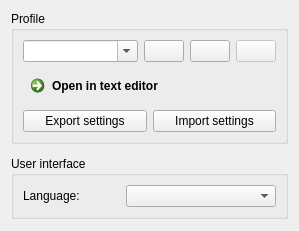
      <widget class="QWidget" name="tabProfiles">
       <property name="sizePolicy">
        <sizepolicy hsizetype="Fixed" vsizetype="Preferred">
         <horstretch>0</horstretch>
         <verstretch>0</verstretch>
        </sizepolicy>
       </property>
       <attribute name="title">
        <string>Profiles</string>
       </attribute>
       <layout class="QVBoxLayout" name="verticalLayout_6">
        <property name="spacing">
         <number>12</number>
        </property>
        <item>
         <widget class="QGroupBox" name="groupBox_Profiles">
          <property name="title">
           <string>Profile</string>
          </property>
          <layout class="QVBoxLayout" name="verticalLayout_5">
           <item>
            <layout class="QHBoxLayout" name="horizontalLayout_3">
             <item>
              <widget class="QComboBox" name="comboBox_Profiles">
               <property name="sizePolicy">
                <sizepolicy hsizetype="Expanding" vsizetype="Fixed">
                 <horstretch>0</horstretch>
                 <verstretch>0</verstretch>
                </sizepolicy>
               </property>
               <property name="editable">
                <bool>true</bool>
               </property>
               <property name="insertPolicy">
                <enum>QComboBox::NoInsert</enum>
               </property>
              </widget>
             </item>
             <item>
              <widget class="QPushButton" name="pushButton_ProfileNew">
               <property name="enabled">
                <bool>true</bool>
               </property>
               <property name="toolTip">
                <string>Add new profile</string>
               </property>
               <property name="text">
                <string/>
               </property>
               <property name="icon">
                <iconset resource="../res/LightpackResources.qrc">
                 <normaloff>:/icons/profile_new.png</normaloff>:/icons/profile_new.png</iconset>
               </property>
               <property name="iconSize">
                <size>
                 <width>16</width>
                 <height>16</height>
                </size>
               </property>
               <property name="checkable">
                <bool>false</bool>
               </property>
              </widget>
             </item>
             <item>
              <widget class="QPushButton" name="pushButton_ProfileResetToDefault">
               <property name="enabled">
                <bool>true</bool>
               </property>
               <property name="toolTip">
                <string>Reset current profile to defaults</string>
               </property>
               <property name="text">
                <string/>
               </property>
               <property name="icon">
                <iconset resource="../res/LightpackResources.qrc">
                 <normaloff>:/icons/arrow_down_gray.png</normaloff>:/icons/arrow_down_gray.png</iconset>
               </property>
               <property name="iconSize">
                <size>
                 <width>16</width>
                 <height>16</height>
                </size>
               </property>
               <property name="checkable">
                <bool>false</bool>
               </property>
              </widget>
             </item>
             <item>
              <widget class="QPushButton" name="pushButton_DeleteProfile">
               <property name="enabled">
                <bool>false</bool>
               </property>
               <property name="toolTip">
                <string>Delete profile</string>
               </property>
               <property name="text">
                <string/>
               </property>
               <property name="icon">
                <iconset resource="../res/LightpackResources.qrc">
                 <normaloff>:/icons/profile_delete.png</normaloff>:/icons/profile_delete.png</iconset>
               </property>
               <property name="iconSize">
                <size>
                 <width>16</width>
                 <height>16</height>
                </size>
               </property>
               <property name="checkable">
                <bool>false</bool>
               </property>
              </widget>
             </item>
            </layout>
           </item>
           <item>
            <widget class="QCommandLinkButton" name="commandLinkButton_OpenSettings">
             <property name="text">
              <string>Open in text editor</string>
             </property>
             <property name="checkable">
              <bool>false</bool>
             </property>
             <property name="description">
              <string/>
             </property>
            </widget>
           </item>
           <item>
            <layout class="QHBoxLayout" name="horizontalLayout_ProfileTransfer">
             <item>
              <widget class="QPushButton" name="pushButton_ExportProfile">
               <property name="text">
                <string>Export settings</string>
               </property>
              </widget>
             </item>
             <item>
              <widget class="QPushButton" name="pushButton_ImportProfile">
               <property name="text">
                <string>Import settings</string>
               </property>
              </widget>
             </item>
            </layout>
           </item>
          </layout>
         </widget>
        </item>
        <item>
         <widget class="QGroupBox" name="groupBox_UserInterface">
          <property name="sizePolicy">
           <sizepolicy hsizetype="Preferred" vsizetype="Preferred">
            <horstretch>0</horstretch>
            <verstretch>0</verstretch>
           </sizepolicy>
          </property>
          <property name="layoutDirection">
           <enum>Qt::LeftToRight</enum>
          </property>
          <property name="title">
           <string>User interface</string>
          </property>
          <layout class="QVBoxLayout" name="verticalLayout_13">
           <property name="sizeConstraint">
            <enum>QLayout::SetDefaultConstraint</enum>
           </property>
           <item>
            <layout class="QHBoxLayout" name="horizontalLayout_4" stretch="0,0,0">
             <item>
              <widget class="QLabel" name="labelLanguage">
               <property name="sizePolicy">
                <sizepolicy hsizetype="Fixed" vsizetype="Preferred">
                 <horstretch>0</horstretch>
                 <verstretch>0</verstretch>
                </sizepolicy>
               </property>
               <property name="text">
                <string>Language:</string>
               </property>
               <property name="alignment">
                <set>Qt::AlignLeading|Qt::AlignLeft|Qt::AlignVCenter</set>
               </property>
              </widget>
             </item>
             <item>
              <spacer name="horizontalSpacer_5">
               <property name="orientation">
                <enum>Qt::Horizontal</enum>
               </property>
               <property name="sizeHint" stdset="0">
                <size>
                 <width>40</width>
                 <height>20</height>
                </size>
               </property>
              </spacer>
             </item>
             <item>
              <widget class="QComboBox" name="comboBox_Language">
               <property name="minimumSize">
                <size>
                 <width>150</width>
                 <height>0</height>
                </size>
               </property>
               <property name="sizeAdjustPolicy">
                <enum>QComboBox::AdjustToContentsOnFirstShow</enum>
               </property>
              </widget>
             </item>
            </layout>
           </item>
          </layout>
         </widget>
        </item>
        <item>
         <spacer name="verticalSpacer_3">
          <property name="orientation">
           <enum>Qt::Vertical</enum>
          </property>
          <property name="sizeHint" stdset="0">
           <size>
            <width>20</width>
            <height>1</height>
           </size>
          </property>
         </spacer>
        </item>
       </layout>
      </widget>
